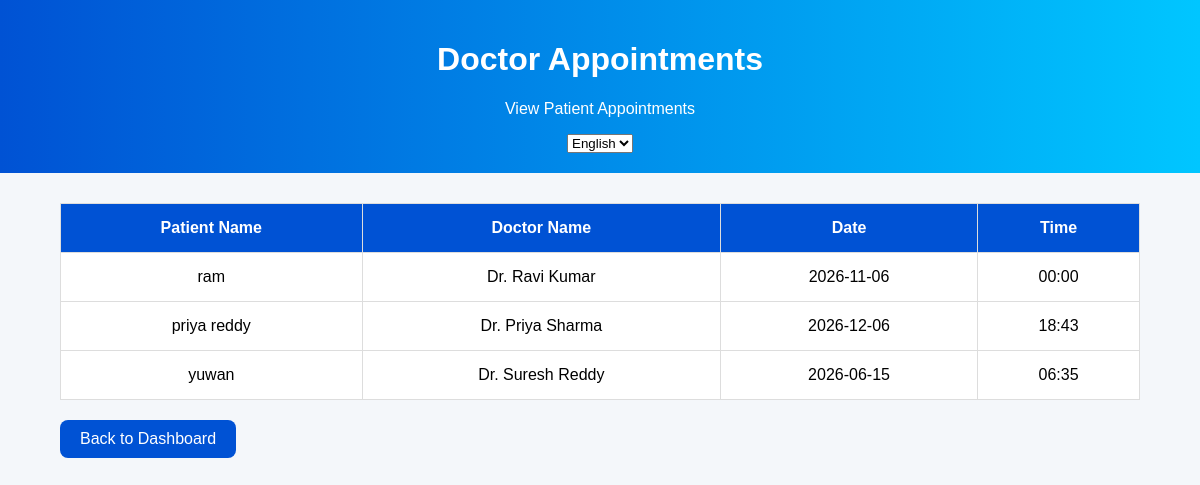
Before: /appointments with the older database file.
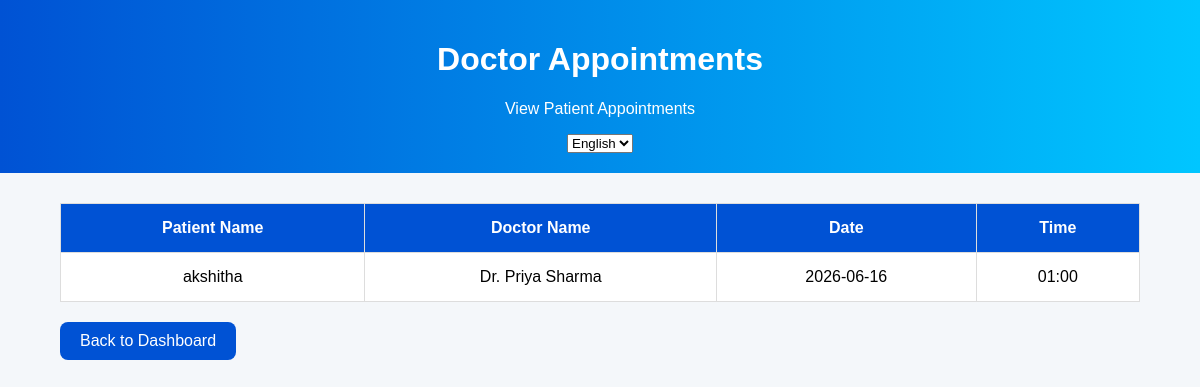
After: the same page with the newer database file.
### app.py (models this page shows)
class Appointment(db.Model):
    id = db.Column(db.Integer, primary_key=True)
    patient_name = db.Column(db.String(100))
    doctor_name = db.Column(db.String(100))
    appointment_date = db.Column(db.String(50))
    appointment_time = db.Column(db.String(50))

### app.py (the view)
@app.route('/appointments')
def appointments():
    appointments = Appointment.query.all()
    return render_template(
        'doctor_appointments.html',
        appointments=appointments
    )

### templates/doctor_appointments.html (shortened to what this page needs)
<!DOCTYPE html>
<html>
<head>
</head>
<body>
<div class="header">
<h1 id="title">
</h1>
<p id="subtitle">
</p>
<select id="languageSelect"
onchange="changeLanguage()">
<option value="en">English</option>
</select>
</div>
<div class="container">
<table>
<tr>
<th id="patient-head">
</th>
<th id="doctor-head">
</th>
<th id="date-head">
</th>
<th id="time-head">
</th>
</tr>
{% for appointment in appointments %}
<tr>
<td>{{ appointment.patient_name }}</td>
<td>{{ appointment.doctor_name }}</td>
<td>{{ appointment.appointment_date }}</td>
<td>{{ appointment.appointment_time }}</td>
</tr>
{% endfor %}
</table>
<a href="/doctor"
class="back-btn"
id="back-btn">
</a>
</div>
</body>
</html>

### templates/doctor_appointments.html (style rules this page uses)
body { margin:0; font-family:Arial; background:#f4f7fa; }
.header { background:linear-gradient(to right,#0052d4,#00c6ff); color:white; text-align:center; padding:20px; }
.container { width:90%; margin:auto; margin-top:30px; }
table { width:100%; border-collapse:collapse; background:white; }
th,td { border:1px solid #ddd; padding:15px; text-align:center; }
th { background:#0052d4; color:white; }
.back-btn { display:inline-block; margin-top:20px; background:#0052d4; color:white; padding:10px 20px; text-decoration:none; border-radius:8px; }

Changed rows visible on the page:
removed Appointment: patient_name "priya reddy", doctor_name "Dr. Priya Sharma", appointment_date "2026-12-06", appointment_time "18:43"
removed Appointment: patient_name "yuwan", doctor_name "Dr. Suresh Reddy", appointment_date "2026-06-15", appointment_time "06:35"
changed Appointment: patient_name "ram" → "akshitha"; doctor_name "Dr. Ravi Kumar" → "Dr. Priya Sharma"; appointment_date "2026-11-06" → "2026-06-16"; appointment_time "00:00" → "01:00"
